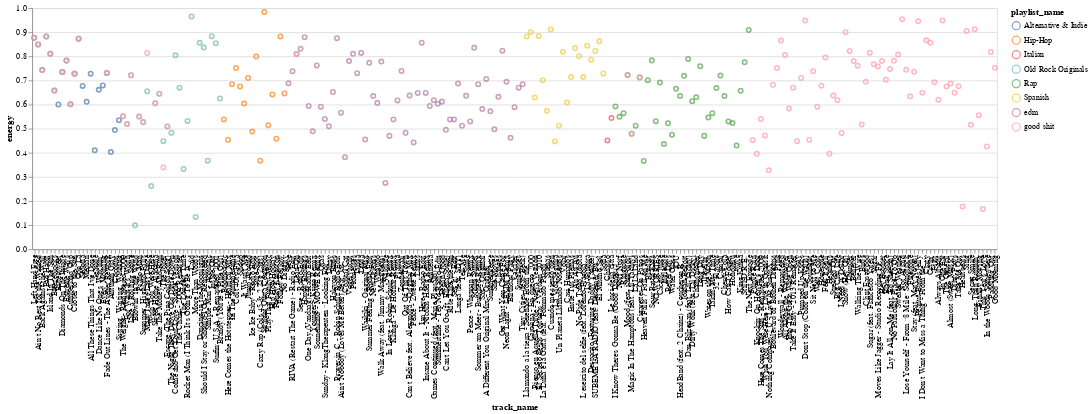

Notebook code for this chart:
### Markdown cell above
Bigger sample sizes prompt stronger observations! If you have noticed a trend when looking at just the 16 Tracks of the initial playlist, you are much more likely to witness a similar trend as the **sample size increases**.

Another useful chart would be **charting every track's energy and color-coding the data points** based on what playlist they are in.

Here's how to do it:

### Code cell
alt.Chart(all_my_tracks).mark_point().encode(
    x=alt.X("track_name", sort=None),
    y='energy',
    color="playlist_name",
    tooltip=["artist", "track_name", "playlist_name"]
).properties(
    width=1200
)

### Figure 1 — Vega-Lite specification as saved in the notebook (floating-point values rounded to 4 significant figures; data arrays with more than 128 entries replaced by an {"elided": "..."} marker saying what was removed)
{"config": {"view": {"continuousWidth": 400, "continuousHeight": 300}}, "data": {"name": "data-1c6264f871e70efda0be9b3ddc41be63"}, "mark": "point", "encoding": {"color": {"type": "nominal", "field": "playlist_name"}, "tooltip": [{"type": "nominal", "field": "artist"}, {"type": "nominal", "field": "track_name"}, {"type": "nominal", "field": "playlist_name"}], "x": {"type": "nominal", "field": "track_name", "sort": null}, "y": {"type": "quantitative", "field": "energy"}}, "width": 1200, "$schema": "https://vega.github.io/schema/vega-lite/v4.8.1.json", "datasets": {"data-1c6264f871e70efda0be9b3ddc41be63": {"elided": "267 records"}}}
